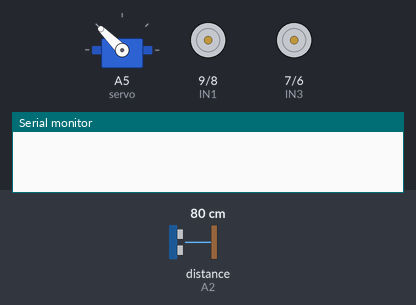
A sketch run on a simulated Arduino Uno, built with avr-gcc and run on an emulated ATmega328P. Parts: servo, motor-driver pin pairs drawn as motors (green arrow = first pin HIGH = forward, orange = second pin HIGH = backward, longer = more drive, scaled by the enable pin), the last lines printed to the serial monitor. Wiring (inferred from the names in the program): ultrasonic range finder: trigger A3; echo A2. Inputs (shaded band) come from the test bench; at power-on: distance to the obstacle (sensor on A2) 80 cm. The echo pulse lasts 58.3 µs per cm.

Above: at 0.05 s.
At 0.55 s:
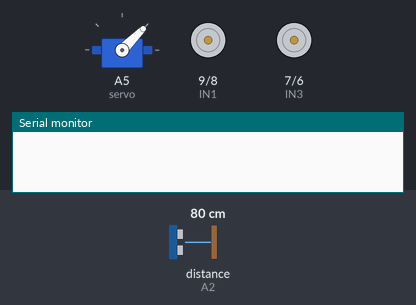
At 1.05 s:
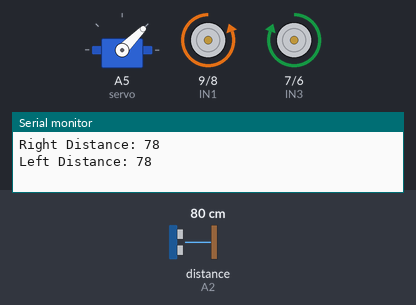
At 2.1 s:
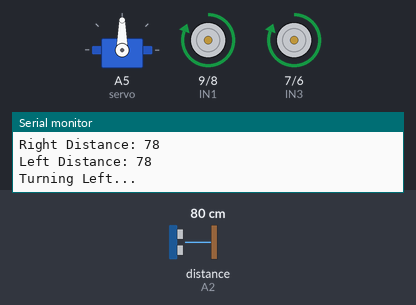
Timing chart, 0 to 4.9 s (numbered marks = the images above):
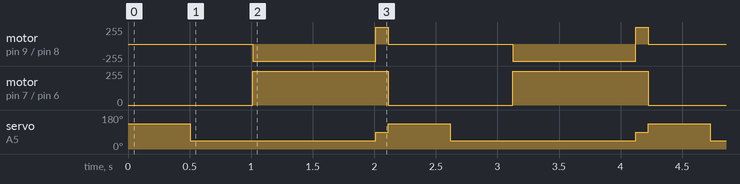

Measured:
- by itself, motor on pin 9 (IN1) / pin 8 (IN2): repeats every 2.1 s: forward 255/255 0.10 s, stopped 1.0 s, backward 255/255 1.0 s
- by itself, motor on pin 7 (IN3) / pin 6 (IN4): alternates forward 255/255 for 1.1 s and stopped for 1.0 s
- by itself, servo on A5 (servo): repeats every 2.1 s: 90° 0.10 s, 135° 0.51 s, 45° 1.5 s

The sketch:

obstacle_avoiding.ino
```cpp
#include <Servo.h>

#define trigPin A3
#define echoPin A2

// L298N Motor Driver Pins
#define IN1 9
#define IN2 8
#define IN3 7
#define IN4 6
#define ENA 10
#define ENB 5

Servo servo;
int distance;
int rightDistance = 0;
int leftDistance = 0;

void setup() {
  pinMode(trigPin, OUTPUT);
  pinMode(echoPin, INPUT);

  // Motor driver pins
  pinMode(IN1, OUTPUT);
  pinMode(IN2, OUTPUT);
  pinMode(IN3, OUTPUT);
  pinMode(IN4, OUTPUT);
  pinMode(ENA, OUTPUT);
  pinMode(ENB, OUTPUT);

  // Enable motors
  analogWrite(ENA, 255); // Full speed for Motor A
  analogWrite(ENB, 255); // Full speed for Motor B

  servo.attach(A5); // Attach servo to pin A5
  servo.write(90);  // Initial servo position (forward-facing)

  Serial.begin(9600);
}

int measureDistance() {
  digitalWrite(trigPin, LOW);
  delayMicroseconds(2);
  digitalWrite(trigPin, HIGH);
  delayMicroseconds(10);
  digitalWrite(trigPin, LOW);
  long duration = pulseIn(echoPin, HIGH);
  return duration * 0.034 / 2; // Convert to cm
}

void moveForward() {
  digitalWrite(IN1, HIGH);
  digitalWrite(IN2, LOW);
  digitalWrite(IN3, HIGH);
  digitalWrite(IN4, LOW);
}

void stopMotors() {
  digitalWrite(IN1, LOW);
  digitalWrite(IN2, LOW);
  digitalWrite(IN3, LOW);
  digitalWrite(IN4, LOW);
}

void turnLeft() {
  digitalWrite(IN1, LOW);
  digitalWrite(IN2, HIGH);
  digitalWrite(IN3, HIGH);
  digitalWrite(IN4, LOW);
}

void turnRight() {
  digitalWrite(IN1, HIGH);
  digitalWrite(IN2, LOW);
  digitalWrite(IN3, LOW);
  digitalWrite(IN4, HIGH);
}

void loop() {
  // Stop and scan the environment
  stopMotors();

  // Scan right side
  servo.write(135); // Look to the right
  delay(500);
  rightDistance = measureDistance();

  // Scan left side
  servo.write(45); // Look to the left
  delay(500);
  leftDistance = measureDistance();

  // Log distances
  Serial.print("Right Distance: ");
  Serial.println(rightDistance);
  Serial.print("Left Distance: ");
  Serial.println(leftDistance);

  // Decide direction
  if (rightDistance > leftDistance) {
    Serial.println("Turning Right...");
    turnRight();
    delay(1000); // Adjust delay based on your robot
  } else {
    Serial.println("Turning Left...");
    turnLeft();
    delay(1000); // Adjust delay based on your robot
  }

  // Move forward after turning
  servo.write(90); // Reset servo to forward-facing position
  moveForward();
  delay(100);
}
```
